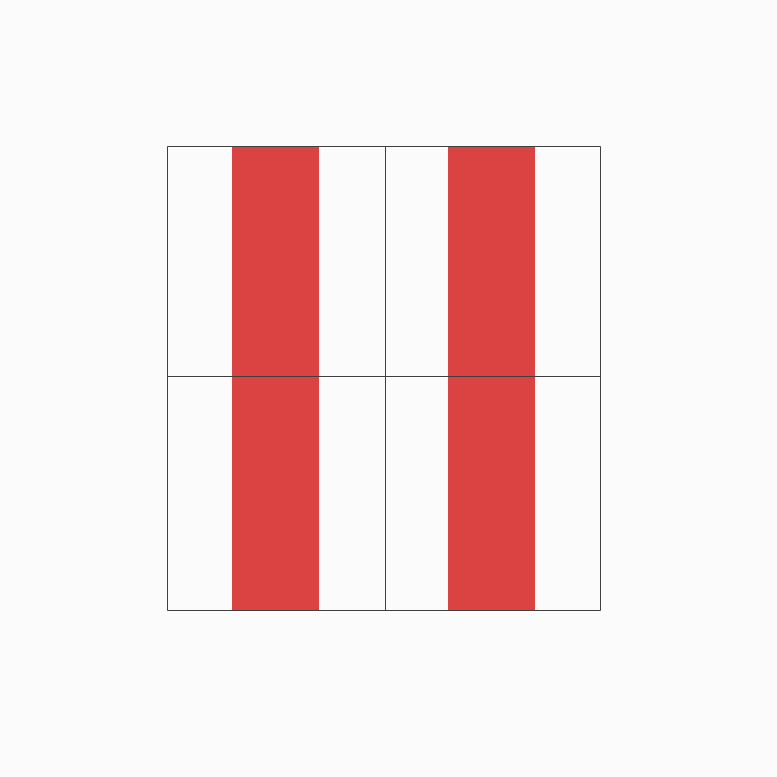
Frame 1 (no input)
Frame 60 (the mouse pressed at the canvas centre just before this capture): identical to frame 1, image omitted
Frame 120 (the mouse held since frame 60 and released just before this capture): identical to frame 1, image omitted

The Processing sketch that drew this single still picture (run headless with seeded random() and noise(); from frame 60 on, the mouse is pressed at the canvas centre):

// Processing sketch: Line_art
// ── Line_art.pde
//Vera Molnar, Int/Cont 1 of 5, acrylic on paper, 50 cm x 50 cm, 1996
void setup() {

  println("This is as close as possible I can make it to the oringal");
  size(777, 777);
}


void draw() {

  background(251);
 //largo lines
  stroke(219,66,66);
  strokeWeight(87);
  strokeCap(SQUARE);
  line(275, 610, 275, 146);
  line(491, 610, 491, 146);
  
  stroke(63);
  strokeWeight(1);
  line(167, 610, 167, 146);
  line(167, 146, 600, 146);
  line(600, 146, 600, 610);
  line(167, 610, 600, 610);
  //inside
  line(385, 610, 385, 146);
  line(600, 376, 167, 376);
  

 if (frameCount == 1) {
    save("Simple.png");
  }
 
}
